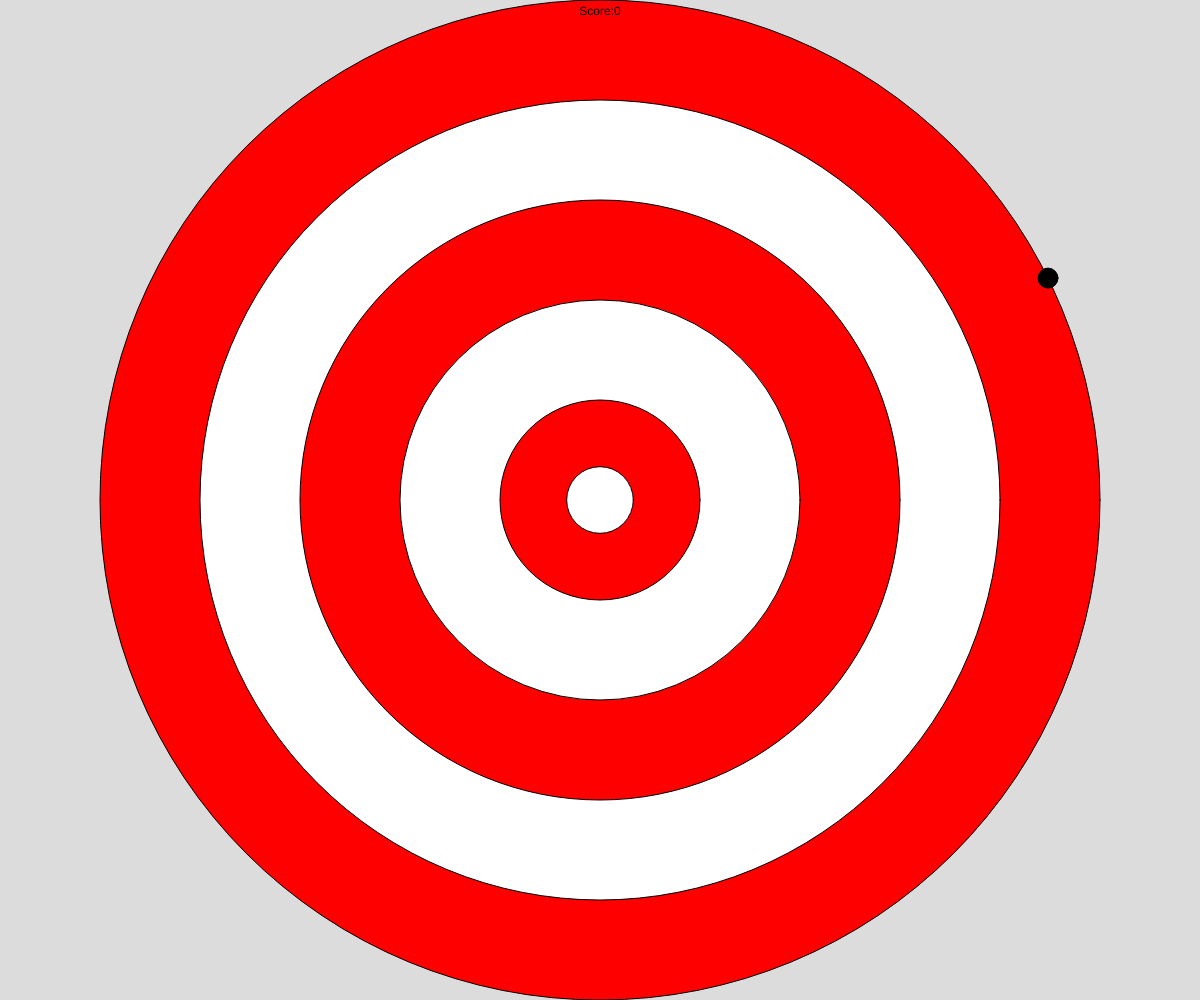
Frame 1 (no input)
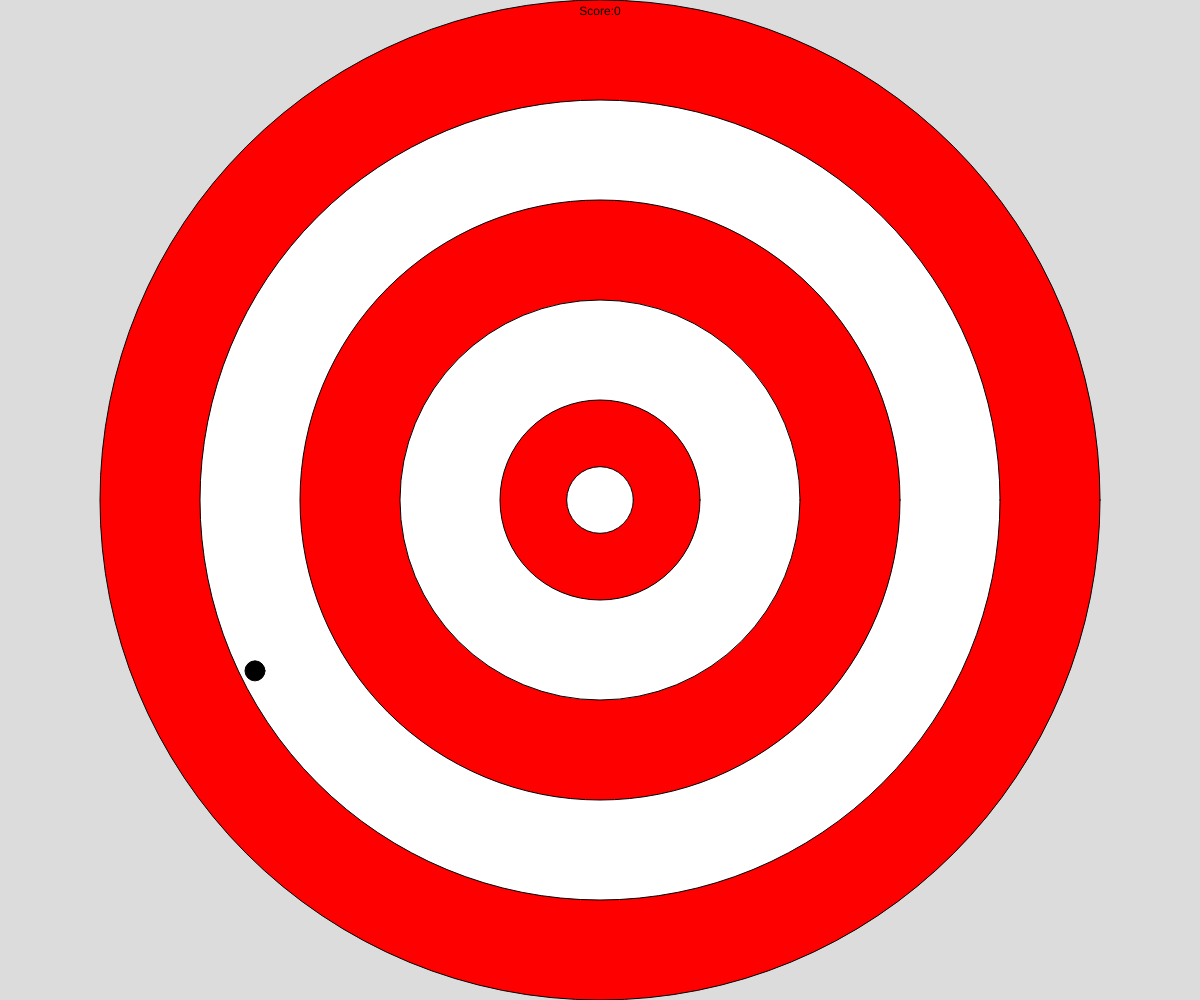
Frame 60 (no input)
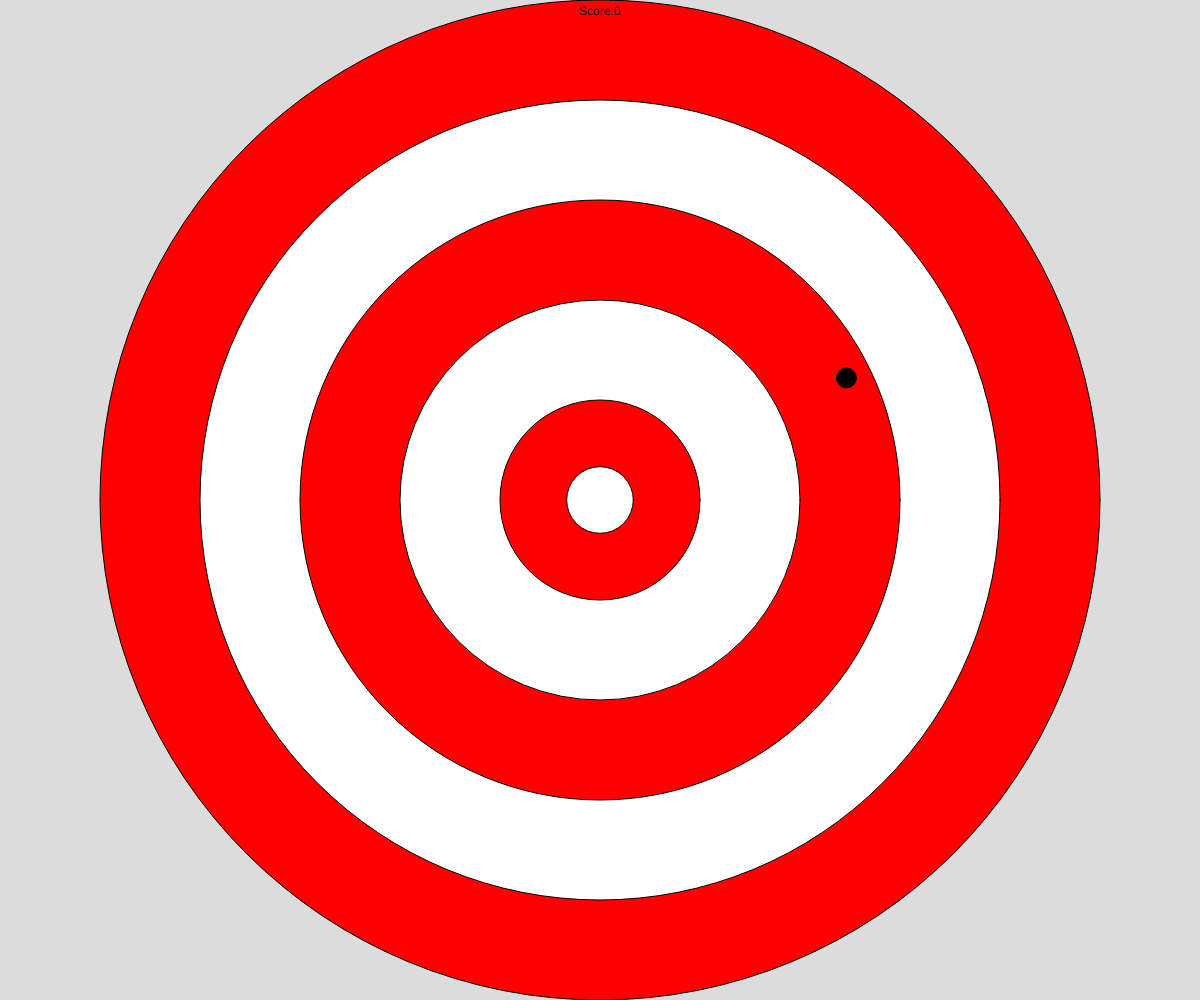
Frame 120 (the mouse pressed at the canvas centre since frame 60)

The p5.js sketch that drew these frames (run headless with seeded random() and noise() and a simulated clock; from frame 60 on, the mouse is pressed at the canvas centre):

// p5.js sketch
// ── sketch.js
// Project Title
// Your Name
// Date
//
// Extra for Experts:
// - describe what you did to take this project "above and beyond"


const DARTSIZE = 20;
const DARTSPEED = 0.03
let targetSize;
let radius;
let score = 0;
let darts = [];


function setup() {

  createCanvas(windowWidth, windowHeight);

  targetSize = height;
  radius = targetSize/2;
  angleMode = degrees;
  textAlign(CENTER);
  spawnDart();
}

function draw() {

  background(220);
  translate(width/2, height/2)
  display();
  moveDart();
}


function display() {

  fill("red");
  circle(0, 0, targetSize);

  fill("white");
  circle(0, 0, targetSize*4/5);

  fill("red");
  circle(0, 0, targetSize*3/5);

  fill("white");
  circle(0, 0, targetSize*2/5);

  fill("red");
  circle(0, 0, targetSize*1/5);

  fill("white");
  circle(0, 0, targetSize*1/15);

  fill("black");
  for (let i = 0; i < darts.length; i++) {
    circle(convert(darts[i].distance*radius, darts[i].angle, "x"), convert(darts[i].distance*radius, darts[i].angle, "y"), DARTSIZE)
  }

  text("Score:" + score, 0, -height/2+15)
}

function convert(distance, angle, toReturn) {

  let x = distance*cos(angle);
  let y = distance*sin(angle);

  if (toReturn === "x") {
    return x;
  }
  if (toReturn === "y") {
    return y;
  }
}

function spawnDart() {

  let dart = {
    angle: random(360),
    distance: 1,
    state: "active",
    direction: -1,
  }
  darts.push(dart); 
}

function moveDart() {

  for (let i = 0; i < darts.length; i++) {

    if (darts[i].state === "active") {
      darts[i].distance += DARTSPEED*darts[i].direction;
    }
    if (darts[i].distance > 1 || darts[i].distance < -1) {
      darts[i].direction = darts[i].direction*(-1);
    }
  }
}

function keyTyped() {

  for (let i = 0; i < darts.length; i++) {
    if (darts[i].state === "active") {
      darts[i].state = "inactive";

      if (abs(darts[i].distance) <= 1) {
        gain = 1;
      }
      if (abs(darts[i].distance) <= 4/5) {
        gain = 5;
      }
      if (abs(darts[i].distance) <= 3/5) {
        gain = 10;
      }
      if (abs(darts[i].distance) <= 2/5) {
        gain = 20;
      }
      if (abs(darts[i].distance) <= 1/15) {
        gain = 50;
      }
    }
  }
  score += gain;
  spawnDart();
}
